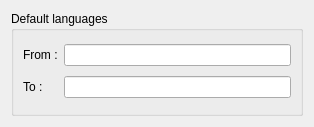
<?xml version="1.0" encoding="UTF-8"?>
<ui version="4.0">
 <class>GoogleTranslateUi</class>
 <widget class="QWidget" name="GoogleTranslateUi">
  <property name="geometry">
   <rect>
    <x>0</x>
    <y>0</y>
    <width>314</width>
    <height>127</height>
   </rect>
  </property>
  <layout class="QVBoxLayout" name="verticalLayout_2">
   <item>
    <widget class="QGroupBox" name="groupBox">
     <property name="title">
      <string>Default languages</string>
     </property>
     <layout class="QGridLayout" name="gridLayout">
      <item row="0" column="0">
       <widget class="QLabel" name="label">
        <property name="text">
         <string>From :</string>
        </property>
       </widget>
      </item>
      <item row="0" column="1">
       <widget class="QLineEdit" name="m_fromLanguage"/>
      </item>
      <item row="1" column="0">
       <widget class="QLabel" name="label_2">
        <property name="text">
         <string>To :</string>
        </property>
       </widget>
      </item>
      <item row="1" column="1">
       <widget class="QLineEdit" name="m_toLanguage"/>
      </item>
     </layout>
    </widget>
   </item>
  </layout>
 </widget>
 <resources/>
 <connections/>
</ui>
